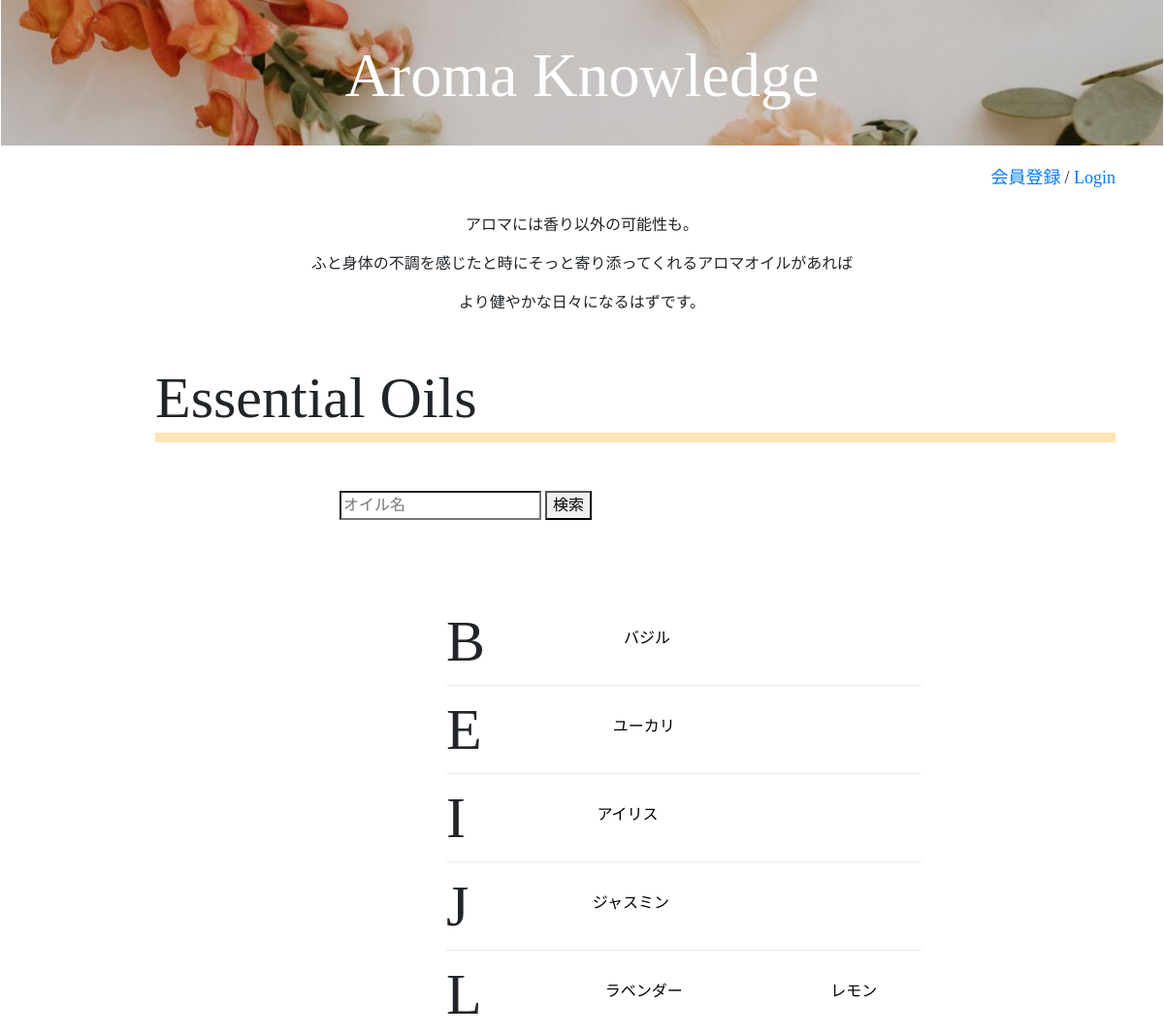
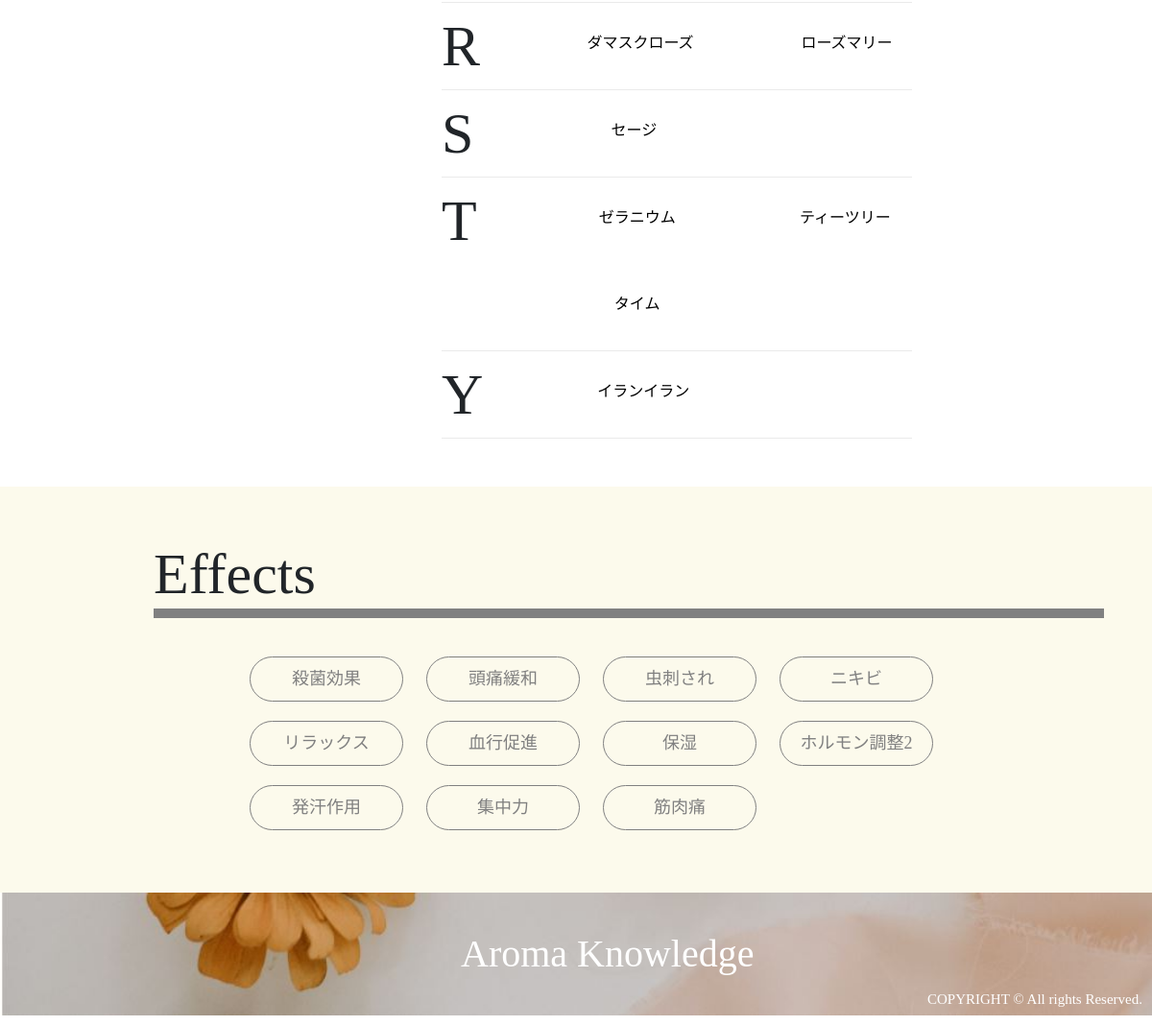
The page / on the database its author committed (2 pictures, top to bottom).
### tables this page shows
CREATE TABLE `essential_oils` (
  `id` int(11) NOT NULL AUTO_INCREMENT,
  `name` varchar(255) NOT NULL,
  `scientific_name` varchar(255) NOT NULL,
  `plant_name` varchar(255) NOT NULL,
  `extraction` varchar(255) NOT NULL,
  `aroma` varchar(255) NOT NULL,
  `caution` varchar(255) NOT NULL,
  `english_name` varchar(255) NOT NULL,
  `user_id` int(11) NOT NULL,
  `image` varchar(255) NOT NULL,
  `created_at` timestamp NOT NULL DEFAULT CURRENT_TIMESTAMP,
  PRIMARY KEY (`id`),
  UNIQUE KEY `name` (`name`),
  KEY `user_id` (`user_id`),
  CONSTRAINT `essential_oils_ibfk_1` FOREIGN KEY (`user_id`) REFERENCES `users` (`id`) ON DELETE CASCADE ON UPDATE CASCADE
);

CREATE TABLE `effects` (
  `id` int(11) NOT NULL AUTO_INCREMENT,
  `effect` varchar(255) NOT NULL,
  `content` varchar(255) NOT NULL,
  `caution` varchar(255) NOT NULL,
  `user_id` int(11) NOT NULL,
  `created_at` timestamp NOT NULL DEFAULT CURRENT_TIMESTAMP,
  PRIMARY KEY (`id`),
  UNIQUE KEY `effect` (`effect`),
  KEY `user_id` (`user_id`),
  CONSTRAINT `effects_ibfk_1` FOREIGN KEY (`user_id`) REFERENCES `users` (`id`) ON DELETE CASCADE ON UPDATE CASCADE
);

### index.php (called while the page is built, shortened)
<?php
    require_once 'DAOs/OilDAO.php';
    require_once 'DAOs/EffectDAO.php';
    $oils = OilDAO::get_all_oils_sort();
    $effects = EffectDAO::get_all_effects();
    include_once 'views/index_view.php';

### DAOs/OilDAO.php (called while the page is built, shortened)
<?php
    class OilDAO extends DAO{
        public static function get_all_oils_sort(){
            try{
                $pdo = self::get_connection();
                $stmt = $pdo->query('SELECT * FROM essential_oils ORDER BY english_name ASC');
                $stmt->setFetchMode(PDO::FETCH_CLASS|PDO::FETCH_PROPS_LATE, 'Oil');
                $oils = $stmt->fetchAll();
            }catch(PDOException $e){
            }finally{
                self::close_connection($pdo, $stmt);
            }
            return $oils;
        }
    }

### DAOs/EffectDAO.php (called while the page is built, shortened)
<?php
    class EffectDAO extends DAO{
        public static function get_all_effects(){
            try{
                $pdo = self::get_connection();
                $stmt = $pdo->query('SELECT * FROM effects');
                $stmt->setFetchMode(PDO::FETCH_CLASS|PDO::FETCH_PROPS_LATE, 'Effect');
                $effects = $stmt->fetchAll();
            }catch(PDOException $e){
            }finally{
                self::close_connection($pdo, $stmt);
            }
            return $effects;
        }
    }

### views/index_view.php (the view, shortened to what this page needs)
<!DOCTYPE html>
<html lang="ja">
    <head>
        <link rel="stylesheet" href="https://stackpath.bootstrapcdn.com/bootstrap/4.3.1/css/bootstrap.min.css">
        <link rel="stylesheet" href="css/style.css">
        <link rel="stylesheet" href="css/style2.css">
    </head>
    <body>
        <div class="header" style="background-image:url(images/top1.jpg)">
            <h1><a href="index.php">Aroma Knowledge</h1></a>
        </div>
        <div class="main">
            <span><a href="user_register.php">会員登録</a></span>
            <span> / </span>
            <span><a href="login.php">Login</a></span>
        </div>
        <div class="toptext">
            <p>アロマには香り以外の可能性も。</p>
            <p>ふと身体の不調を感じたと時にそっと寄り添ってくれるアロマオイルがあれば</p>
            <p>より健やかな日々になるはずです。</p>
        </div>
        <div class="essential_oils">
            <h2 class="title">Essential Oils</h2>
            <form class="SearchOil" action="search_oils.php">
                <input type="search" name="keyword" placeholder="オイル名">
                <button type="submit">検索</button>
            </form>
            <div class="EoilContent">
                <?php $pre_letter = ''; ?>
                <?php $count = 1; ?>
                <?php foreach($oils as $oil): ?>
                    <?php $letter = strtoupper(substr($oil->english_name, 0,1)); ?>
                    <?php if($letter !== $pre_letter): ?>
                        <?php if($count !== 1): ?>
                        </div>
                    </div>
                            <?php $count = 1; ?>
                        <?php endif; ?>
                    <div class="oil">
                        <p1><?= $letter ?></p1>
                        <div class="oil_elements">
                    <?php endif; ?>
                    <?php $pre_letter = $letter; ?>
                    <?php $count++; ?>
                    <div class="oilset">
                        <a href="oil_detail.php?id=<?= $oil->id ?>"><img src="<?= 'upload/' . $oil->image?>"  class="OilPic" alt="Oil"></a>
                        <a href="oil_detail.php?id=<?= $oil->id ?>" class="OilName"><?= $oil->name ?></a>
                    </div>
                <?php endforeach; ?>
                </div>
            </div>
        </div>
        </div>
        <div class="wrapper">
            <div class="effects">
            <h2 class="title">Effects</h2>
                <div class="EffectContent">
                <?php foreach($effects as $effect): ?>
                    <a href="effect_detail.php?id=<?= $effect->id ?>" class="EffectBtn"><?= $effect->effect ?></a>
                <?php endforeach; ?>
                </div>
            </div>
        </div>
        <div class="footer" style="background-image:url(images/footer.jpg)">
            <h1 class="logo">Aroma Knowledge</h1>
            <p class="copylight">COPYRIGHT © All rights Reserved.</p>
        </div>
    </body>
</html>

### css/style.css (style rules this page uses)
body { font-family: 'Times New Roman', '游ゴシック', 'Meiryo UI'; }
.header { text-align: center; background: url(images/top1.jpg); background-size: cover; width: 100%; }
.header h1 { color: white; font-family: Times New Roman; margin: auto; }
.header a { text-decoration: none; color: white; }
form { margin: 50px; }
.EffectBtn { width: 160px; margin: 10px; display: inline-block; padding: 0.5em 1em; text-decoration: none; border: solid 1px gray; border-radius: 25px; transition: .4s; }
@media screen and (min-width :768px) { .header { height: 150px; } }
@media screen and (min-width :768px) { .header h1 { padding: 40px; font-size: 4.0rem; } }
@media screen and (min-width :768px) { .main { height: 50px; margin: 20px 50px; float: right; } }
@media screen and (min-width :768px) { .main span { font-size: 18px; } }
@media screen and (min-width :768px) { .toptext { margin-left: auto; margin-right: auto; width: 700px; padding-top: 20px; } }
@media screen and (min-width :768px) { .toptext p { text-align: center; font-family: "游ゴシック"; } }
@media screen and (min-width :768px) { .essential_oils, .effects, .other, .relations, .SearchOil { margin: 50px 50px; clear: right; } }
@media screen and (min-width :768px) { .title { margin-left: 10%; font-size: 60px; border-bottom: solid 10px moccasin; } }
@media screen and (min-width :768px) { .SearchOil { height: 60px; margin-left: 300px; } }
@media screen and (min-width :768px) { .EoilContent { margin-left: 200px; margin-right: 200px; margin-bottom: 25px; } }
@media screen and (min-width :768px) { .oil { display: flex; margin-left: 30%; border-bottom: solid 1px #cccccc6b; } }
@media screen and (min-width :768px) { .oil p1 { text-align: center; font-size: 60px; clear: left; } }
@media screen and (min-width :768px) { .OilName { text-decoration: none; color: black; text-align: center; display: block; margin-left: 47px; width: 200px; position: absolute; z-index: 1; margin-top: -60px; } }
@media screen and (min-width :768px) { .wrapper { background: #ece08829; padding-top: 5px; padding-bottom: 5px; } }
@media screen and (min-width :768px) { .effects .title { border-bottom: solid 10px gray; } }
@media screen and (min-width :768px) { .EffectContent { margin-left: 200px; margin-top: 30px; } }
@media screen and (min-width :768px) { .EffectContent a { color: gray; text-align: center; font-size: 18px; text-decoration: none; } }
@media screen and (min-width :768px) { .footer { background: url(images/footer.jpg); background-size: cover; bottom: 0; width: 100%; } }
@media screen and (min-width :768px) { .logo { display: inline-block; margin-left: 40%; margin-top: 40px; color: white; margin-bottom: 40px; } }
@media screen and (min-width :768px) { .copylight { display: inline-block; font-size: 15px; float: right; bottom: 0; margin-right: 10px; margin-top: 100px; color: white; } }

### css/style2.css (style rules this page uses)
body { font-family: 'Times New Roman', '游ゴシック', 'Meiryo UI'; }
.oil_elements { display: flex; flex-flow: wrap; margin-left: 20px; }
.oilset { width: 50%; }

### rows shown on the page
essential_oils: english_name "B", name "バジル"
essential_oils: english_name "E", name "ユーカリ"
essential_oils: english_name "I", name "アイリス"
essential_oils: english_name "J", name "ジャスミン"
essential_oils: english_name "L", name "ラベンダー"
essential_oils: name "レモン"
essential_oils: english_name "R", name "ダマスクローズ"
essential_oils: name "ローズマリー"
essential_oils: english_name "S", name "セージ"
essential_oils: english_name "T", name "ゼラニウム"
essential_oils: name "ティーツリー"
essential_oils: name "タイム"
essential_oils: english_name "Y", name "イランイラン"
effects: effect "殺菌効果"
effects: effect "頭痛緩和"
effects: effect "虫刺され"
effects: effect "ニキビ"
effects: effect "リラックス"
effects: effect "血行促進"
effects: effect "保湿"
effects: effect "ホルモン調整2"
effects: effect "発汗作用"
effects: effect "集中力"
effects: effect "筋肉痛"
